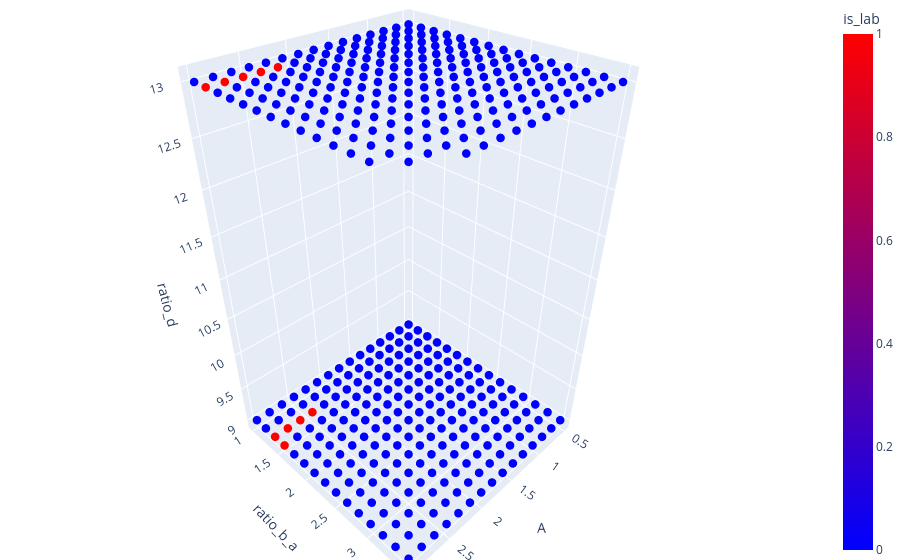

Notebook source saved alongside this figure:
### Code cell
# df1["q"] = df1["glcm_energy"]
# df1 = df1[(df1.ratio_d < 8) & (df1.rel_std_u > 1e-1)] # (df1.q.between(500, 2000)) & 
# df1.loc[[1104, 102, 1690, 104], "category"] = "AA"
fig = px.scatter_3d(
    df1,
    x="A",
    y="ratio_b_a",
    z="ratio_d", 
    color="is_lab", 
    hover_data={"idx": True},
    color_continuous_scale=px.colors.sequential.Bluered,
)
fig.update_traces(marker_size=5)
fig.update_layout(
    margin=dict(l=0, r=0, b=0, t=0)
)

fig.show()

### Figure 1 — Plotly figure (JSON) as saved in the notebook; plotly's stock layout.template omitted (floating-point values rounded to 4 significant figures; data arrays with more than 128 entries replaced by an {"elided": "..."} marker saying what was removed)
{"data": [{"customdata": {"elided": "446x1 int values"}, "hovertemplate": "A=%{x}<br>ratio_b_a=%{y}<br>ratio_d=%{z}<br>idx=%{customdata[0]}<br>is_lab=%{marker.color}<extra></extra>", "legendgroup": "", "marker": {"color": {"elided": "446 int values"}, "coloraxis": "coloraxis", "size": 5, "symbol": "circle"}, "mode": "markers", "name": "", "scene": "scene", "showlegend": false, "type": "scatter3d", "x": {"elided": "446 float values"}, "y": {"elided": "446 float values"}, "z": {"elided": "446 int values"}}], "layout": {"coloraxis": {"colorbar": {"title": {"text": "is_lab"}}, "colorscale": [[0, "rgb(0,0,255)"], [1, "rgb(255,0,0)"]]}, "legend": {"tracegroupgap": 0}, "margin": {"b": 0, "l": 0, "r": 0, "t": 0}, "scene": {"domain": {"x": [0, 1], "y": [0, 1]}, "xaxis": {"title": {"text": "A"}}, "yaxis": {"title": {"text": "ratio_b_a"}}, "zaxis": {"title": {"text": "ratio_d"}}}}}
